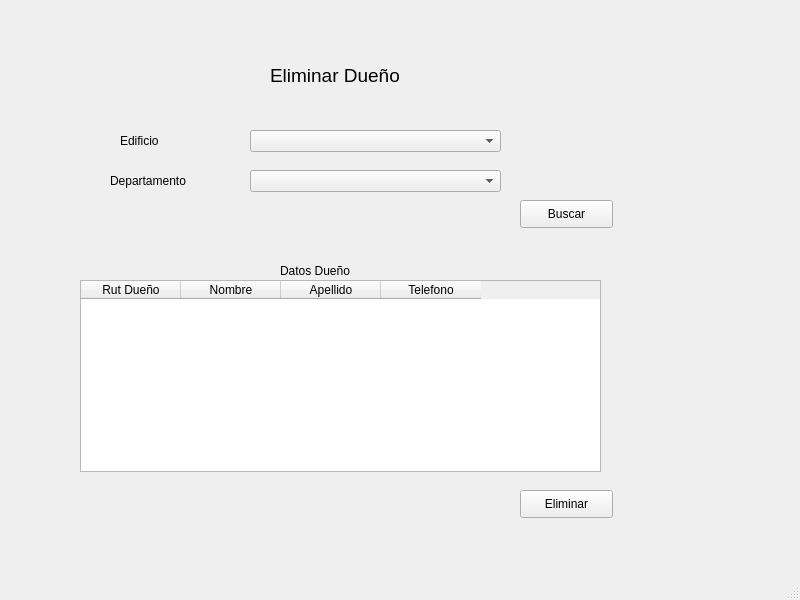
<?xml version="1.0" encoding="UTF-8"?>
<ui version="4.0">
 <class>MainEliminarDueno</class>
 <widget class="QMainWindow" name="MainEliminarDueno">
  <property name="geometry">
   <rect>
    <x>0</x>
    <y>0</y>
    <width>800</width>
    <height>600</height>
   </rect>
  </property>
  <property name="windowTitle">
   <string>MainWindow</string>
  </property>
  <widget class="QWidget" name="centralwidget">
   <widget class="QLabel" name="label">
    <property name="geometry">
     <rect>
      <x>270</x>
      <y>60</y>
      <width>161</width>
      <height>31</height>
     </rect>
    </property>
    <property name="font">
     <font>
      <pointsize>14</pointsize>
     </font>
    </property>
    <property name="text">
     <string>Eliminar Dueño</string>
    </property>
   </widget>
   <widget class="QLabel" name="label_2">
    <property name="geometry">
     <rect>
      <x>120</x>
      <y>130</y>
      <width>101</width>
      <height>21</height>
     </rect>
    </property>
    <property name="font">
     <font>
      <pointsize>9</pointsize>
     </font>
    </property>
    <property name="text">
     <string>Edificio</string>
    </property>
   </widget>
   <widget class="QLabel" name="label_3">
    <property name="geometry">
     <rect>
      <x>110</x>
      <y>170</y>
      <width>101</width>
      <height>21</height>
     </rect>
    </property>
    <property name="font">
     <font>
      <pointsize>9</pointsize>
     </font>
    </property>
    <property name="text">
     <string>Departamento</string>
    </property>
   </widget>
   <widget class="QComboBox" name="cboEdficio">
    <property name="geometry">
     <rect>
      <x>250</x>
      <y>130</y>
      <width>251</width>
      <height>22</height>
     </rect>
    </property>
   </widget>
   <widget class="QComboBox" name="cboDepartamento">
    <property name="geometry">
     <rect>
      <x>250</x>
      <y>170</y>
      <width>251</width>
      <height>22</height>
     </rect>
    </property>
   </widget>
   <widget class="QPushButton" name="btnBuscar">
    <property name="geometry">
     <rect>
      <x>520</x>
      <y>200</y>
      <width>93</width>
      <height>28</height>
     </rect>
    </property>
    <property name="text">
     <string>Buscar</string>
    </property>
   </widget>
   <widget class="QTableWidget" name="tableDueno">
    <property name="geometry">
     <rect>
      <x>80</x>
      <y>280</y>
      <width>521</width>
      <height>192</height>
     </rect>
    </property>
    <column>
     <property name="text">
      <string>Rut Dueño</string>
     </property>
    </column>
    <column>
     <property name="text">
      <string>Nombre</string>
     </property>
    </column>
    <column>
     <property name="text">
      <string>Apellido</string>
     </property>
    </column>
    <column>
     <property name="text">
      <string>Telefono</string>
     </property>
    </column>
   </widget>
   <widget class="QLabel" name="label_4">
    <property name="geometry">
     <rect>
      <x>280</x>
      <y>260</y>
      <width>101</width>
      <height>21</height>
     </rect>
    </property>
    <property name="font">
     <font>
      <pointsize>9</pointsize>
     </font>
    </property>
    <property name="text">
     <string>Datos Dueño</string>
    </property>
   </widget>
   <widget class="QPushButton" name="btnEliminar">
    <property name="geometry">
     <rect>
      <x>520</x>
      <y>490</y>
      <width>93</width>
      <height>28</height>
     </rect>
    </property>
    <property name="text">
     <string>Eliminar</string>
    </property>
   </widget>
  </widget>
  <widget class="QMenuBar" name="menubar">
   <property name="geometry">
    <rect>
     <x>0</x>
     <y>0</y>
     <width>800</width>
     <height>26</height>
    </rect>
   </property>
  </widget>
  <widget class="QStatusBar" name="statusbar"/>
 </widget>
 <resources/>
 <connections/>
</ui>
